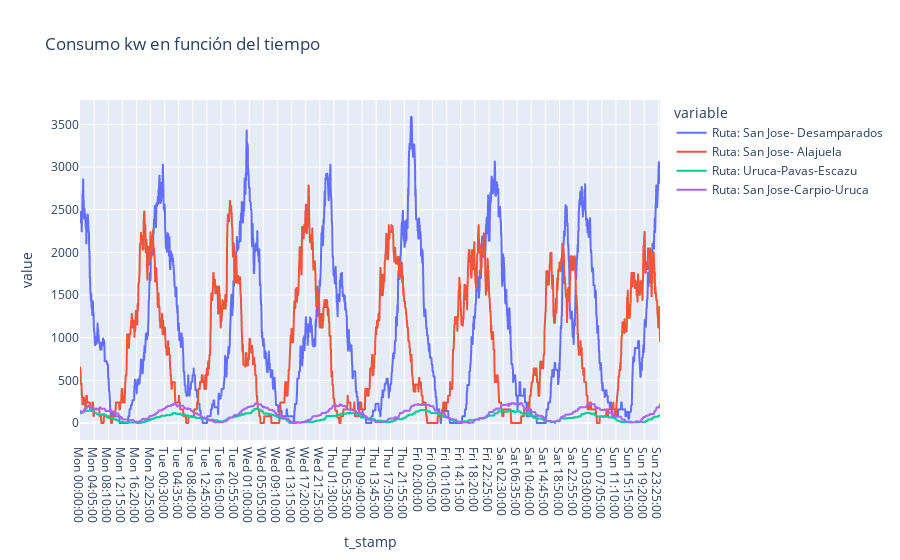

The notebook cell saved with this chart:
### Code cell
fig = px.line(df, x="t_stamp", y=df.columns.drop(["t_stamp", "Consumo total (kW)"]), title="Consumo kw en función del tiempo")
fig.show()

### Figure 1 — Plotly figure (JSON) as saved in the notebook; plotly's stock layout.template omitted (floating-point values rounded to 4 significant figures; data arrays with more than 128 entries replaced by an {"elided": "..."} marker saying what was removed)
{"data": [{"hovertemplate": "variable=Ruta: San Jose- Desamparados<br>t_stamp=%{x}<br>value=%{y}<extra></extra>", "legendgroup": "Ruta: San Jose- Desamparados", "line": {"color": "#636efa", "dash": "solid"}, "marker": {"symbol": "circle"}, "mode": "lines", "name": "Ruta: San Jose- Desamparados", "showlegend": true, "type": "scattergl", "x": {"elided": "2016 str values"}, "xaxis": "x", "y": {"elided": "2016 float values"}, "yaxis": "y"}, {"hovertemplate": "variable=Ruta: San Jose- Alajuela<br>t_stamp=%{x}<br>value=%{y}<extra></extra>", "legendgroup": "Ruta: San Jose- Alajuela", "line": {"color": "#EF553B", "dash": "solid"}, "marker": {"symbol": "circle"}, "mode": "lines", "name": "Ruta: San Jose- Alajuela", "showlegend": true, "type": "scattergl", "x": {"elided": "2016 str values"}, "xaxis": "x", "y": {"elided": "2016 float values"}, "yaxis": "y"}, {"hovertemplate": "variable=Ruta: Uruca-Pavas-Escazu<br>t_stamp=%{x}<br>value=%{y}<extra></extra>", "legendgroup": "Ruta: Uruca-Pavas-Escazu", "line": {"color": "#00cc96", "dash": "solid"}, "marker": {"symbol": "circle"}, "mode": "lines", "name": "Ruta: Uruca-Pavas-Escazu", "showlegend": true, "type": "scattergl", "x": {"elided": "2016 str values"}, "xaxis": "x", "y": {"elided": "2016 float values"}, "yaxis": "y"}, {"hovertemplate": "variable=Ruta: San Jose-Carpio-Uruca<br>t_stamp=%{x}<br>value=%{y}<extra></extra>", "legendgroup": "Ruta: San Jose-Carpio-Uruca", "line": {"color": "#ab63fa", "dash": "solid"}, "marker": {"symbol": "circle"}, "mode": "lines", "name": "Ruta: San Jose-Carpio-Uruca", "showlegend": true, "type": "scattergl", "x": {"elided": "2016 str values"}, "xaxis": "x", "y": {"elided": "2016 float values"}, "yaxis": "y"}], "layout": {"legend": {"title": {"text": "variable"}, "tracegroupgap": 0}, "title": {"text": "Consumo kw en función del tiempo"}, "xaxis": {"anchor": "y", "domain": [0, 1], "title": {"text": "t_stamp"}}, "yaxis": {"anchor": "x", "domain": [0, 1], "title": {"text": "value"}}}}
